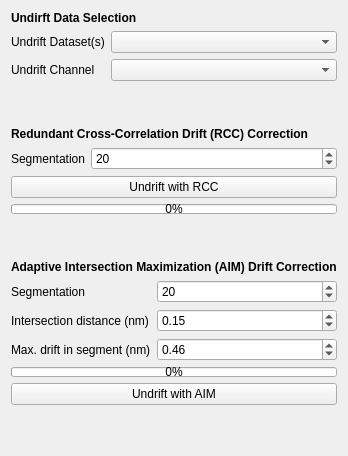
         <widget class="QWidget" name="tab_18">
          <attribute name="title">
           <string>Undirft</string>
          </attribute>
          <layout class="QVBoxLayout" name="verticalLayout_4">
           <item>
            <widget class="QLabel" name="label_103">
             <property name="font">
              <font>
               <weight>75</weight>
               <bold>true</bold>
              </font>
             </property>
             <property name="text">
              <string>Undirft Data Selection</string>
             </property>
            </widget>
           </item>
           <item>
            <layout class="QFormLayout" name="formLayout_28">
             <item row="0" column="0">
              <widget class="QLabel" name="label_46">
               <property name="text">
                <string>Undrift Dataset(s)</string>
               </property>
              </widget>
             </item>
             <item row="0" column="1">
              <widget class="QComboBox" name="undrift_dataset_selector"/>
             </item>
             <item row="1" column="0">
              <widget class="QLabel" name="label_15">
               <property name="text">
                <string>Undrift Channel</string>
               </property>
              </widget>
             </item>
             <item row="1" column="1">
              <widget class="QComboBox" name="undrift_channel_selector"/>
             </item>
            </layout>
           </item>
           <item>
            <spacer name="verticalSpacer_23">
             <property name="orientation">
              <enum>Qt::Vertical</enum>
             </property>
             <property name="sizeHint" stdset="0">
              <size>
               <width>20</width>
               <height>40</height>
              </size>
             </property>
            </spacer>
           </item>
           <item>
            <widget class="QLabel" name="label_10">
             <property name="font">
              <font>
               <weight>75</weight>
               <bold>true</bold>
              </font>
             </property>
             <property name="text">
              <string>Redundant Cross-Correlation Drift (RCC) Correction</string>
             </property>
            </widget>
           </item>
           <item>
            <layout class="QFormLayout" name="formLayout_29">
             <item row="0" column="0">
              <widget class="QLabel" name="label_102">
               <property name="text">
                <string>Segmentation</string>
               </property>
              </widget>
             </item>
             <item row="0" column="1">
              <widget class="QSpinBox" name="undrift_segmentation">
               <property name="minimum">
                <number>1</number>
               </property>
               <property name="maximum">
                <number>1000</number>
               </property>
               <property name="value">
                <number>20</number>
               </property>
              </widget>
             </item>
            </layout>
           </item>
           <item>
            <widget class="QPushButton" name="picasso_undrift">
             <property name="text">
              <string>Undrift with RCC</string>
             </property>
            </widget>
           </item>
           <item>
            <widget class="QProgressBar" name="undrift_progressbar">
             <property name="maximumSize">
              <size>
               <width>16777215</width>
               <height>10</height>
              </size>
             </property>
             <property name="value">
              <number>0</number>
             </property>
            </widget>
           </item>
           <item>
            <spacer name="verticalSpacer_3">
             <property name="orientation">
              <enum>Qt::Vertical</enum>
             </property>
             <property name="sizeHint" stdset="0">
              <size>
               <width>20</width>
               <height>40</height>
              </size>
             </property>
            </spacer>
           </item>
           <item>
            <widget class="QLabel" name="label_106">
             <property name="font">
              <font>
               <weight>75</weight>
               <bold>true</bold>
              </font>
             </property>
             <property name="text">
              <string>Adaptive Intersection Maximization (AIM) Drift Correction</string>
             </property>
            </widget>
           </item>
           <item>
            <layout class="QFormLayout" name="formLayout_26">
             <item row="0" column="0">
              <widget class="QLabel" name="label_105">
               <property name="text">
                <string>Segmentation</string>
               </property>
              </widget>
             </item>
             <item row="0" column="1">
              <widget class="QSpinBox" name="aim_segmentation">
               <property name="minimum">
                <number>1</number>
               </property>
               <property name="maximum">
                <number>1000</number>
               </property>
               <property name="value">
                <number>20</number>
               </property>
              </widget>
             </item>
             <item row="1" column="0">
              <widget class="QLabel" name="label_107">
               <property name="text">
                <string>Intersection distance (nm)</string>
               </property>
              </widget>
             </item>
             <item row="1" column="1">
              <widget class="QDoubleSpinBox" name="aim_intersect_d">
               <property name="decimals">
                <number>2</number>
               </property>
               <property name="singleStep">
                <double>0.010000000000000</double>
               </property>
               <property name="value">
                <double>0.150000000000000</double>
               </property>
              </widget>
             </item>
             <item row="2" column="0">
              <widget class="QLabel" name="label_108">
               <property name="text">
                <string>Max. drift in segment (nm)</string>
               </property>
              </widget>
             </item>
             <item row="2" column="1">
              <widget class="QDoubleSpinBox" name="aim_roi_r">
               <property name="singleStep">
                <double>0.010000000000000</double>
               </property>
               <property name="value">
                <double>0.460000000000000</double>
               </property>
              </widget>
             </item>
            </layout>
           </item>
           <item>
            <widget class="QProgressBar" name="aim_progressbar">
             <property name="maximumSize">
              <size>
               <width>16777215</width>
               <height>10</height>
              </size>
             </property>
             <property name="value">
              <number>0</number>
             </property>
            </widget>
           </item>
           <item>
            <widget class="QPushButton" name="aim_undrift">
             <property name="text">
              <string>Undrift with AIM</string>
             </property>
            </widget>
           </item>
           <item>
            <spacer name="verticalSpacer_22">
             <property name="orientation">
              <enum>Qt::Vertical</enum>
             </property>
             <property name="sizeHint" stdset="0">
              <size>
               <width>20</width>
               <height>40</height>
              </size>
             </property>
            </spacer>
           </item>
          </layout>
         </widget>
